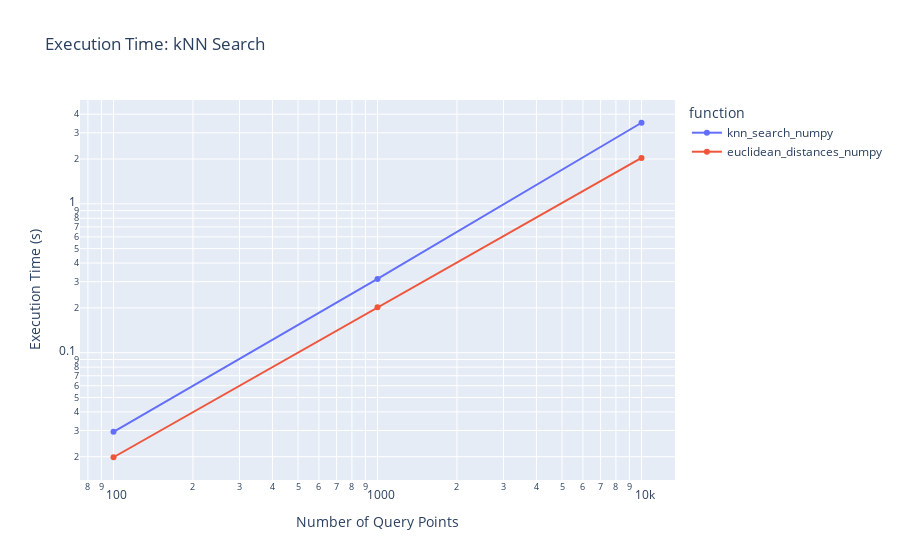

Source (notebook cell):
### Code cell
px.line(
    execution_times,
    x="n_query_points",
    y="execution_time",
    title="Execution Time: kNN Search",
    labels={"n_query_points": "Number of Query Points", "execution_time": "Execution Time (s)"},
    log_x=True,
    log_y=True,
    markers=True,
    color="function",
)

### Figure 1 — Plotly figure (JSON) as saved in the notebook; plotly's stock layout.template omitted (floating-point values rounded to 4 significant figures)
{"data": [{"hovertemplate": "function=knn_search_numpy<br>Number of Query Points=%{x}<br>Execution Time (s)=%{y}<extra></extra>", "legendgroup": "knn_search_numpy", "line": {"color": "#636efa", "dash": "solid"}, "marker": {"symbol": "circle"}, "mode": "lines+markers", "name": "knn_search_numpy", "orientation": "v", "showlegend": true, "type": "scatter", "x": [100, 1000, 10000], "xaxis": "x", "y": [0.02939, 0.3131, 3.506], "yaxis": "y"}, {"hovertemplate": "function=euclidean_distances_numpy<br>Number of Query Points=%{x}<br>Execution Time (s)=%{y}<extra></extra>", "legendgroup": "euclidean_distances_numpy", "line": {"color": "#EF553B", "dash": "solid"}, "marker": {"symbol": "circle"}, "mode": "lines+markers", "name": "euclidean_distances_numpy", "orientation": "v", "showlegend": true, "type": "scatter", "x": [100, 1000, 10000], "xaxis": "x", "y": [0.01984, 0.2018, 2.034], "yaxis": "y"}], "layout": {"legend": {"title": {"text": "function"}, "tracegroupgap": 0}, "title": {"text": "Execution Time: kNN Search"}, "xaxis": {"anchor": "y", "domain": [0, 1], "title": {"text": "Number of Query Points"}, "type": "log"}, "yaxis": {"anchor": "x", "domain": [0, 1], "title": {"text": "Execution Time (s)"}, "type": "log"}}}
